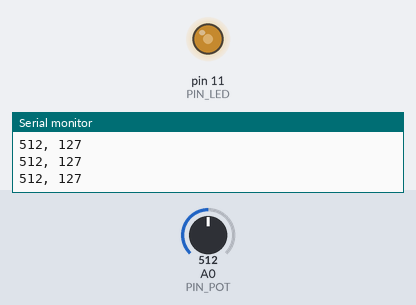
Simulated run of this sketch. Board: Arduino Uno, built with avr-gcc and run on an emulated ATmega328P. Parts: output pins drawn as LEDs (lit = HIGH), the last lines printed to the serial monitor. Inputs (shaded band) come from the test bench; at power-on: A0 (PIN_POT) = 512.

Above: at 1.2 s.
1.3 s: A0 (PIN_POT) set to 716
At 1.6 s:
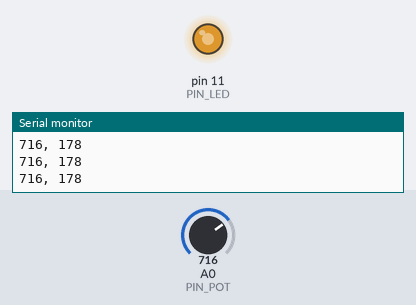
2.8 s: A0 (PIN_POT) set to 900
At 4.0 s:
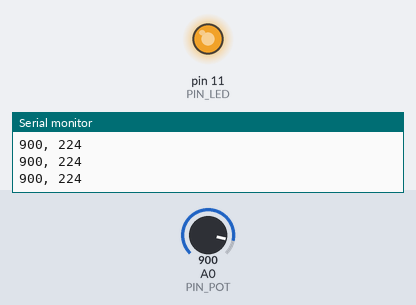
4.3 s: A0 (PIN_POT) set to 122
At 5.3 s:
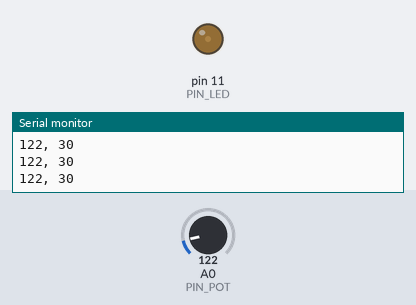
5.8 s: A0 (PIN_POT) set to 0
At 6.4 s:
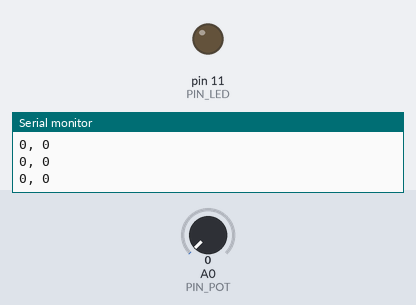
7.3 s: A0 (PIN_POT) set to 511
At 7.6 s:
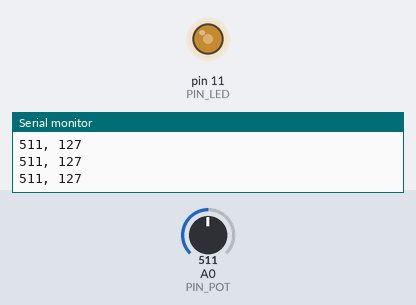
Timing chart, 0 to 9.8 s (numbered marks = the images above; inputs shaded):
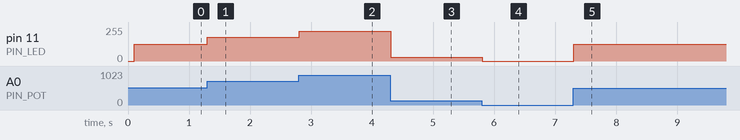

The sketch:

lectura_analogica.ino
```cpp
/*
  Uso de potenciómetro para repaso de lectura analógica
  Agregado de función map() para extrapolación de valores entre rango ADC y rango analogWrite
 */

#include <elapsedMillis.h>

const byte PIN_LED = 11;
const byte PIN_POT = 14; // A0
const byte FREC_POT = 100;

int lectura, lecturaMap;

elapsedMillis timer1;

void setup() {
  Serial.begin(38400);
  pinMode(PIN_POT, INPUT);
  pinMode(PIN_LED, OUTPUT);
}

void loop() {
  if (timer1 >= FREC_POT) {
    // Así como estamos habituados a realizar operaciones digitalRead sobre pines digitales,
    // podemos hacer lo mismo sobre analógicos (A0 a A6 en el caso de Arduino UNO) con analogRed.
    // analogRead nos va a devolver un valor numérico entre 0 y 1023, proporcional al voltaje que
    // reciba el pin. Este rango obedece a que el conversor analógico digital (ADC) del Arduino
    // UNO, tiene una resolución de 8 bits (1024 valores diferentes).
    lectura = analogRead(PIN_POT);
    // map() nos permite extrapolar un valor de un rango a otro, en este caso el de la variable
    // "lectura", siendo el rango original 0 a 1023, y el destino 0 a 255.
    // por ende lectura = 0 => lecturaMap = 0, lectura = 1023 => lecturaMap = 255,
    // lectura = 512 => lecturaMap = 128, etc.
    lecturaMap = map(lectura, 0, 1023, 0, 255);
    Serial.println(String(lectura) + ", " + String(lecturaMap));
    // La extrapolación que hicimos con map() es necesaria, ya que analogWrite en el caso de
    // Arduino UNO, solo opera en un rango de 0 a 255.
    analogWrite(PIN_LED, lecturaMap);
    timer1 = 0;
  }
}
```

Measured:
- after the input at 1.3 s, pin 11 (PIN_LED): 127/255 → 178/255 at once
- after the input at 2.8 s, pin 11 (PIN_LED): 178/255 → 224/255 at once
- after the input at 4.3 s, pin 11 (PIN_LED): 224/255 → 30/255 at once
- after the input at 5.8 s, pin 11 (PIN_LED): 30/255 → 0/255 at once
- after the input at 7.3 s, pin 11 (PIN_LED): 0/255 → 127/255 at once
